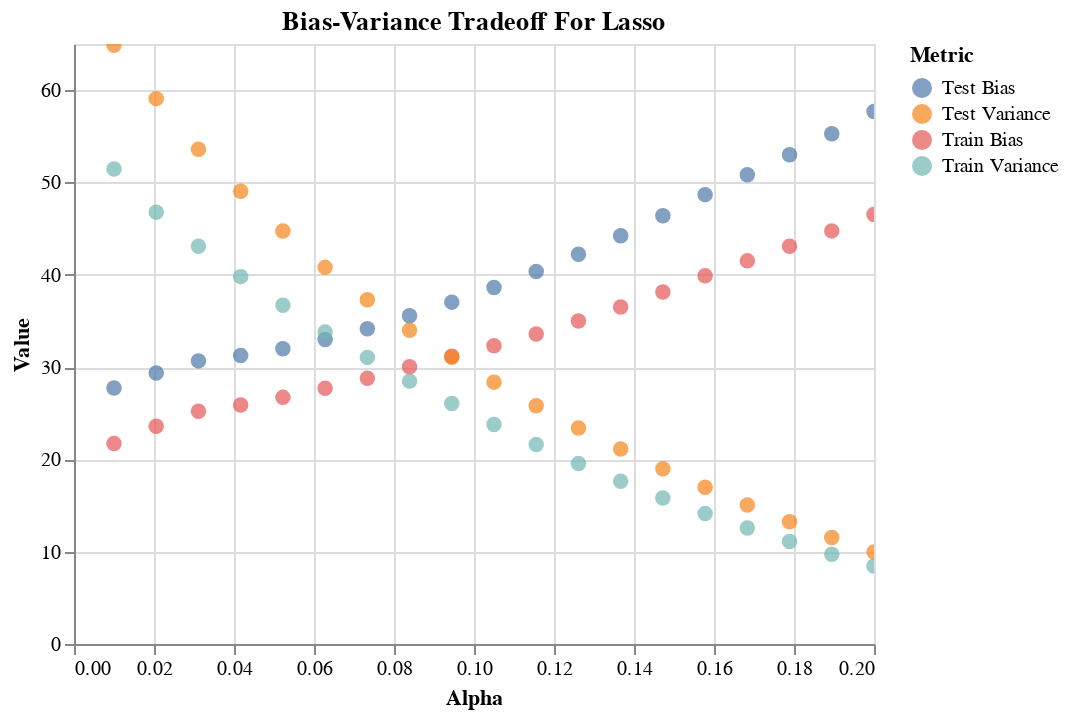

The code cell stored with this chart in its notebook:
### Code cell
plot_data = (
    _build_scatter_data(alphas, train_errors, 'Train Bias') +
    _build_scatter_data(alphas, test_errors, 'Test Bias') +
    _build_scatter_data(alphas, train_variances, 'Train Variance') +
    _build_scatter_data(alphas, test_variances, 'Test Variance')
)
    
source = pd.DataFrame(plot_data, columns=['Alpha', 'Value', 'Metric'])

chart = alt.Chart(source, title='Bias-Variance Tradeoff For Lasso').mark_circle(size=60).encode(
    x='Alpha',
    y='Value',
    color='Metric',
    tooltip=['Alpha', 'Value', 'Metric']
).interactive()

chart

### Figure 1 — Vega-Lite specification as saved in the notebook (floating-point values rounded to 4 significant figures)
{"config": {"view": {"continuousWidth": 400, "continuousHeight": 300}}, "data": {"name": "data-262dde68b33aae495e172985a8e36363"}, "mark": {"type": "circle", "size": 60}, "encoding": {"color": {"type": "nominal", "field": "Metric"}, "tooltip": [{"type": "quantitative", "field": "Alpha"}, {"type": "quantitative", "field": "Value"}, {"type": "nominal", "field": "Metric"}], "x": {"type": "quantitative", "field": "Alpha"}, "y": {"type": "quantitative", "field": "Value"}}, "selection": {"selector002": {"type": "interval", "bind": "scales", "encodings": ["x", "y"]}}, "title": "Bias-Variance Tradeoff For Lasso", "$schema": "https://vega.github.io/schema/vega-lite/v4.8.1.json", "datasets": {"data-262dde68b33aae495e172985a8e36363": [{"Alpha": 0.01, "Value": 21.71, "Metric": "Train Bias"}, {"Alpha": 0.02056, "Value": 23.6, "Metric": "Train Bias"}, {"Alpha": 0.03111, "Value": 25.22, "Metric": "Train Bias"}, {"Alpha": 0.04167, "Value": 25.89, "Metric": "Train Bias"}, {"Alpha": 0.05222, "Value": 26.72, "Metric": "Train Bias"}, {"Alpha": 0.06278, "Value": 27.7, "Metric": "Train Bias"}, {"Alpha": 0.07333, "Value": 28.78, "Metric": "Train Bias"}, {"Alpha": 0.08389, "Value": 30.03, "Metric": "Train Bias"}, {"Alpha": 0.09444, "Value": 31.17, "Metric": "Train Bias"}, {"Alpha": 0.105, "Value": 32.32, "Metric": "Train Bias"}, {"Alpha": 0.1156, "Value": 33.59, "Metric": "Train Bias"}, {"Alpha": 0.1261, "Value": 34.99, "Metric": "Train Bias"}, {"Alpha": 0.1367, "Value": 36.5, "Metric": "Train Bias"}, {"Alpha": 0.1472, "Value": 38.14, "Metric": "Train Bias"}, {"Alpha": 0.1578, "Value": 39.89, "Metric": "Train Bias"}, {"Alpha": 0.1683, "Value": 41.51, "Metric": "Train Bias"}, {"Alpha": 0.1789, "Value": 43.08, "Metric": "Train Bias"}, {"Alpha": 0.1894, "Value": 44.75, "Metric": "Train Bias"}, {"Alpha": 0.2, "Value": 46.52, "Metric": "Train Bias"}, {"Alpha": 0.01, "Value": 27.74, "Metric": "Test Bias"}, {"Alpha": 0.02056, "Value": 29.37, "Metric": "Test Bias"}, {"Alpha": 0.03111, "Value": 30.67, "Metric": "Test Bias"}, {"Alpha": 0.04167, "Value": 31.25, "Metric": "Test Bias"}, {"Alpha": 0.05222, "Value": 31.99, "Metric": "Test Bias"}, {"Alpha": 0.06278, "Value": 32.98, "Metric": "Test Bias"}, {"Alpha": 0.07333, "Value": 34.16, "Metric": "Test Bias"}, {"Alpha": 0.08389, "Value": 35.55, "Metric": "Test Bias"}, {"Alpha": 0.09444, "Value": 37.04, "Metric": "Test Bias"}, {"Alpha": 0.105, "Value": 38.62, "Metric": "Test Bias"}, {"Alpha": 0.1156, "Value": 40.35, "Metric": "Test Bias"}, {"Alpha": 0.1261, "Value": 42.22, "Metric": "Test Bias"}, {"Alpha": 0.1367, "Value": 44.23, "Metric": "Test Bias"}, {"Alpha": 0.1472, "Value": 46.39, "Metric": "Test Bias"}, {"Alpha": 0.1578, "Value": 48.68, "Metric": "Test Bias"}, {"Alpha": 0.1683, "Value": 50.85, "Metric": "Test Bias"}, {"Alpha": 0.1789, "Value": 53.0, "Metric": "Test Bias"}, {"Alpha": 0.1894, "Value": 55.28, "Metric": "Test Bias"}, {"Alpha": 0.2, "Value": 57.68, "Metric": "Test Bias"}, {"Alpha": 0.01, "Value": 51.45, "Metric": "Train Variance"}, {"Alpha": 0.02056, "Value": 46.77, "Metric": "Train Variance"}, {"Alpha": 0.03111, "Value": 43.08, "Metric": "Train Variance"}, {"Alpha": 0.04167, "Value": 39.8, "Metric": "Train Variance"}, {"Alpha": 0.05222, "Value": 36.7, "Metric": "Train Variance"}, {"Alpha": 0.06278, "Value": 33.79, "Metric": "Train Variance"}, {"Alpha": 0.07333, "Value": 31.05, "Metric": "Train Variance"}, {"Alpha": 0.08389, "Value": 28.48, "Metric": "Train Variance"}, {"Alpha": 0.09444, "Value": 26.06, "Metric": "Train Variance"}, {"Alpha": 0.105, "Value": 23.77, "Metric": "Train Variance"}, {"Alpha": 0.1156, "Value": 21.6, "Metric": "Train Variance"}, {"Alpha": 0.1261, "Value": 19.55, "Metric": "Train Variance"}, {"Alpha": 0.1367, "Value": 17.63, "Metric": "Train Variance"}, {"Alpha": 0.1472, "Value": 15.82, "Metric": "Train Variance"}, {"Alpha": 0.1578, "Value": 14.14, "Metric": "Train Variance"}, {"Alpha": 0.1683, "Value": 12.57, "Metric": "Train Variance"}, {"Alpha": 0.1789, "Value": 11.1, "Metric": "Train Variance"}, {"Alpha": 0.1894, "Value": 9.726, "Metric": "Train Variance"}, {"Alpha": 0.2, "Value": 8.448, "Metric": "Train Variance"}, {"Alpha": 0.01, "Value": 64.86, "Metric": "Test Variance"}, {"Alpha": 0.02056, "Value": 59.08, "Metric": "Test Variance"}, {"Alpha": 0.03111, "Value": 53.59, "Metric": "Test Variance"}, {"Alpha": 0.04167, "Value": 49.04, "Metric": "Test Variance"}, {"Alpha": 0.05222, "Value": 44.74, "Metric": "Test Variance"}, {"Alpha": 0.06278, "Value": 40.8, "Metric": "Test Variance"}, {"Alpha": 0.07333, "Value": 37.29, "Metric": "Test Variance"}, {"Alpha": 0.08389, "Value": 33.98, "Metric": "Test Variance"}, {"Alpha": 0.09444, "Value": 31.06, "Metric": "Test Variance"}, {"Alpha": 0.105, "Value": 28.37, "Metric": "Test Variance"}, {"Alpha": 0.1156, "Value": 25.82, "Metric": "Test Variance"}, {"Alpha": 0.1261, "Value": 23.4, "Metric": "Test Variance"}, {"Alpha": 0.1367, "Value": 21.12, "Metric": "Test Variance"}, {"Alpha": 0.1472, "Value": 18.98, "Metric": "Test Variance"}, {"Alpha": 0.1578, "Value": 16.98, "Metric": "Test Variance"}, {"Alpha": 0.1683, "Value": 15.06, "Metric": "Test Variance"}, {"Alpha": 0.1789, "Value": 13.24, "Metric": "Test Variance"}, {"Alpha": 0.1894, "Value": 11.54, "Metric": "Test Variance"}, {"Alpha": 0.2, "Value": 9.96, "Metric": "Test Variance"}]}}
